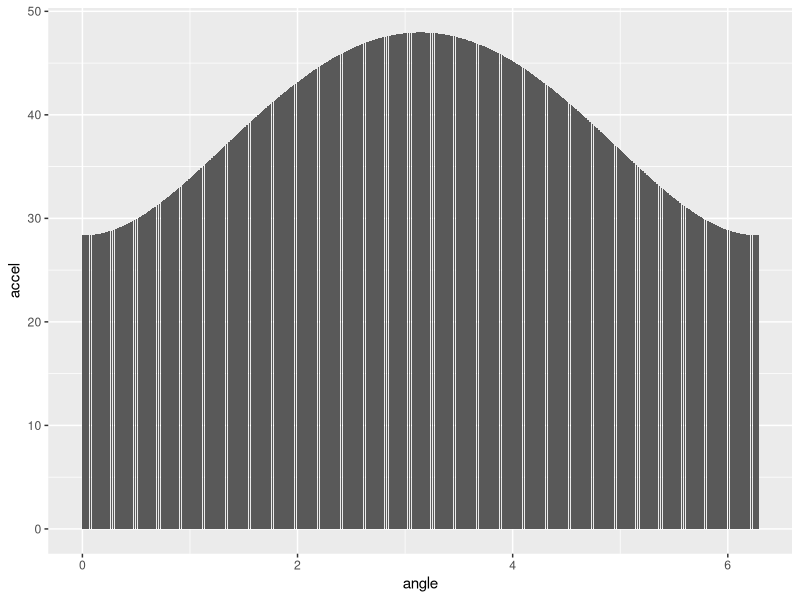

Recreate this plot in R.
library(ggplot2)

# A note on units:
# - all mass units are kilograms
# - all force units are Newtons
# - all distances are in metres
# - all times are in seconds
# - angles are measured in degrees or radians, as necessary

Gravity <- 9.80665
#
# Phantom 3
Mass <- 1.280 # kg
Weight <- Mass * Gravity # 12.6 N

# Thrust measurements from https://youtu.be/ANxPIi203iQ
# The total thrust is equal to the force registered on the scale PLUS the weight
# (the scale was calibrated to read zero when the motors were not running)

Thrust <- (3.7 * Gravity) + Weight

# The initial acceleration of a UAV
# 0 degrees is vertical
ACCzero <- data.frame(angle = seq(from = 0, to = 2 * pi, length.out = 1000))

# Total vertical force - the vertical component of thrust minus weight
ACCzero$vertical <- (Thrust * cos(ACCzero$angle)) - Weight

# Total horizontal force - the horizontal component of thrust
ACCzero$horizontal <- Thrust * sin(ACCzero$angle)

# Total force acting on the UAV - Magnitude
ACCzero$forcemag <- sqrt(ACCzero$vertical^2 + ACCzero$horizontal^2)

# Total force acting on the UAV - Direction
ACCzero$forcedir <- atan(ACCzero$horizontal / ACCzero$vertical)

# Acceleration is the total force divided by mass in kilograms.
ACCzero$accel <- ACCzero$forcemag / Mass

ACCzero$forceangle <- (ACCzero$forcedir / (2 * pi)) * 360


ggplot(ACCzero, aes(x = angle, y = accel)) + geom_bar(stat = "identity")
